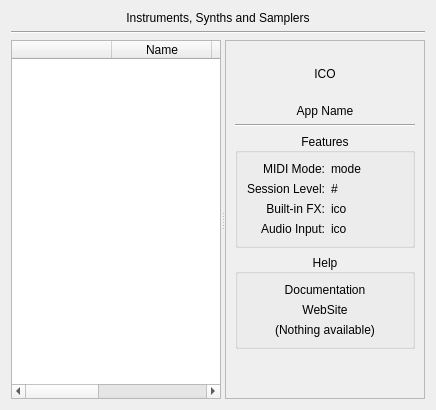
     <widget class="QWidget" name="instrument">
      <attribute name="title">
       <string>Instrument</string>
      </attribute>
      <layout class="QVBoxLayout" name="verticalLayout_20">
       <item>
        <widget class="QLabel" name="label_29">
         <property name="maximumSize">
          <size>
           <width>16777215</width>
           <height>16</height>
          </size>
         </property>
         <property name="text">
          <string>Instruments, Synths and Samplers</string>
         </property>
         <property name="alignment">
          <set>Qt::AlignCenter</set>
         </property>
        </widget>
       </item>
       <item>
        <widget class="Line" name="line_7">
         <property name="orientation">
          <enum>Qt::Horizontal</enum>
         </property>
        </widget>
       </item>
       <item>
        <widget class="QSplitter" name="splitter_Instrument">
         <property name="orientation">
          <enum>Qt::Horizontal</enum>
         </property>
         <widget class="QTableWidget" name="listInstrument">
          <property name="contextMenuPolicy">
           <enum>Qt::CustomContextMenu</enum>
          </property>
          <property name="editTriggers">
           <set>QAbstractItemView::NoEditTriggers</set>
          </property>
          <property name="alternatingRowColors">
           <bool>true</bool>
          </property>
          <property name="selectionMode">
           <enum>QAbstractItemView::SingleSelection</enum>
          </property>
          <property name="selectionBehavior">
           <enum>QAbstractItemView::SelectRows</enum>
          </property>
          <property name="sortingEnabled">
           <bool>true</bool>
          </property>
          <attribute name="horizontalHeaderStretchLastSection">
           <bool>true</bool>
          </attribute>
          <attribute name="verticalHeaderVisible">
           <bool>false</bool>
          </attribute>
          <attribute name="verticalHeaderDefaultSectionSize">
           <number>22</number>
          </attribute>
          <column>
           <property name="text">
            <string/>
           </property>
          </column>
          <column>
           <property name="text">
            <string>Name</string>
           </property>
          </column>
          <column>
           <property name="text">
            <string>Type</string>
           </property>
          </column>
          <column>
           <property name="text">
            <string>Save Mode</string>
           </property>
          </column>
          <column>
           <property name="text">
            <string>Release Model</string>
           </property>
          </column>
         </widget>
         <widget class="QFrame" name="frame_Instrument">
          <property name="minimumSize">
           <size>
            <width>200</width>
            <height>0</height>
           </size>
          </property>
          <property name="frameShape">
           <enum>QFrame::StyledPanel</enum>
          </property>
          <property name="frameShadow">
           <enum>QFrame::Raised</enum>
          </property>
          <layout class="QVBoxLayout" name="verticalLayout_5">
           <item>
            <widget class="QLabel" name="ico_app_ins">
             <property name="minimumSize">
              <size>
               <width>0</width>
               <height>48</height>
              </size>
             </property>
             <property name="maximumSize">
              <size>
               <width>16777215</width>
               <height>48</height>
              </size>
             </property>
             <property name="text">
              <string>ICO</string>
             </property>
             <property name="alignment">
              <set>Qt::AlignCenter</set>
             </property>
            </widget>
           </item>
           <item>
            <widget class="QLabel" name="label_name_ins">
             <property name="text">
              <string>App Name</string>
             </property>
             <property name="alignment">
              <set>Qt::AlignCenter</set>
             </property>
            </widget>
           </item>
           <item>
            <widget class="Line" name="line_6">
             <property name="orientation">
              <enum>Qt::Horizontal</enum>
             </property>
            </widget>
           </item>
           <item>
            <widget class="QGroupBox" name="group_features_ins">
             <property name="title">
              <string>Features</string>
             </property>
             <property name="alignment">
              <set>Qt::AlignCenter</set>
             </property>
             <layout class="QGridLayout" name="gridLayout_10">
              <item row="2" column="0">
               <widget class="QLabel" name="label_27">
                <property name="text">
                 <string>MIDI Mode:</string>
                </property>
                <property name="alignment">
                 <set>Qt::AlignRight|Qt::AlignTrailing|Qt::AlignVCenter</set>
                </property>
               </widget>
              </item>
              <item row="2" column="1">
               <widget class="QLabel" name="label_midi_mode_ins">
                <property name="text">
                 <string>mode</string>
                </property>
               </widget>
              </item>
              <item row="3" column="0">
               <widget class="QLabel" name="label_28">
                <property name="text">
                 <string>Session Level:</string>
                </property>
                <property name="alignment">
                 <set>Qt::AlignRight|Qt::AlignTrailing|Qt::AlignVCenter</set>
                </property>
               </widget>
              </item>
              <item row="3" column="1">
               <widget class="QLabel" name="label_session_level_ins">
                <property name="text">
                 <string>#</string>
                </property>
               </widget>
              </item>
              <item row="5" column="0">
               <widget class="QLabel" name="label_21">
                <property name="text">
                 <string>Built-in FX:</string>
                </property>
                <property name="alignment">
                 <set>Qt::AlignRight|Qt::AlignTrailing|Qt::AlignVCenter</set>
                </property>
               </widget>
              </item>
              <item row="5" column="1">
               <widget class="QLabel" name="ico_builtin_fx_ins">
                <property name="text">
                 <string>ico</string>
                </property>
               </widget>
              </item>
              <item row="6" column="0">
               <widget class="QLabel" name="label_26">
                <property name="text">
                 <string>Audio Input:</string>
                </property>
                <property name="alignment">
                 <set>Qt::AlignRight|Qt::AlignTrailing|Qt::AlignVCenter</set>
                </property>
               </widget>
              </item>
              <item row="6" column="1">
               <widget class="QLabel" name="ico_audio_input_ins">
                <property name="text">
                 <string>ico</string>
                </property>
               </widget>
              </item>
             </layout>
            </widget>
           </item>
           <item>
            <widget class="QGroupBox" name="group_help_ins">
             <property name="title">
              <string>Help</string>
             </property>
             <property name="alignment">
              <set>Qt::AlignCenter</set>
             </property>
             <layout class="QVBoxLayout" name="verticalLayout_6">
              <item>
               <widget class="QLabel" name="url_documentation_ins">
                <property name="text">
                 <string>Documentation</string>
                </property>
                <property name="alignment">
                 <set>Qt::AlignCenter</set>
                </property>
                <property name="openExternalLinks">
                 <bool>true</bool>
                </property>
               </widget>
              </item>
              <item>
               <widget class="QLabel" name="url_website_ins">
                <property name="text">
                 <string>WebSite</string>
                </property>
                <property name="alignment">
                 <set>Qt::AlignCenter</set>
                </property>
                <property name="openExternalLinks">
                 <bool>true</bool>
                </property>
               </widget>
              </item>
              <item>
               <widget class="QLabel" name="label_no_help_ins">
                <property name="text">
                 <string>(Nothing available)</string>
                </property>
                <property name="alignment">
                 <set>Qt::AlignCenter</set>
                </property>
               </widget>
              </item>
             </layout>
            </widget>
           </item>
           <item>
            <spacer name="verticalSpacer_4">
             <property name="orientation">
              <enum>Qt::Vertical</enum>
             </property>
             <property name="sizeHint" stdset="0">
              <size>
               <width>20</width>
               <height>40</height>
              </size>
             </property>
            </spacer>
           </item>
          </layout>
         </widget>
        </widget>
       </item>
      </layout>
     </widget>
